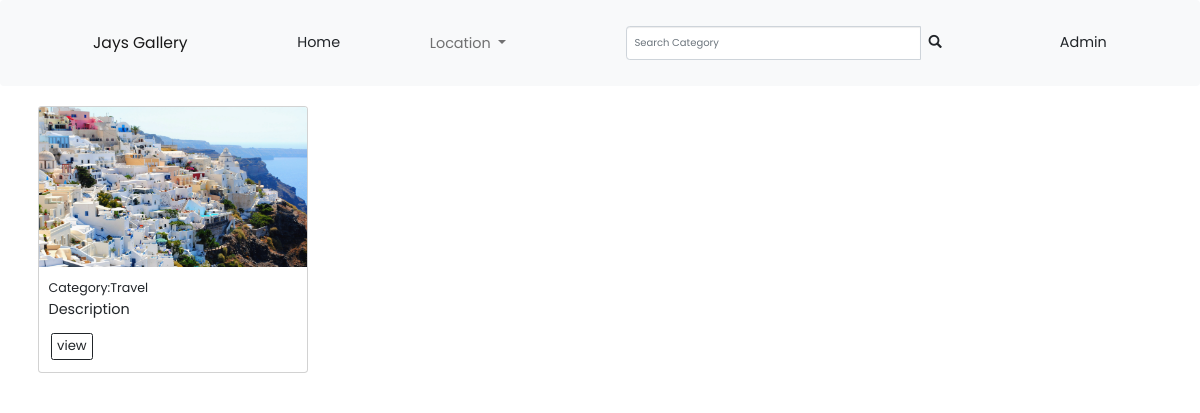
Screenshot of /location/3 with the database file from the repository.
### photos/models.py (models this page shows, shortened)
class Photo(models.Model):
    name = models.CharField(max_length =30,null=True)
    category=models.ForeignKey(Category, on_delete=models.SET_NULL,null=True,blank=True)
    description=models.TextField(null=True)
    image = models.ImageField(default='DEFAULT VALUE')
    location = models.ForeignKey('Location',null=True,on_delete=models.CASCADE)
    @classmethod
    def filter_by_location(cls, location_id):
        images = Photo.objects.filter(location__id=location_id)
        return images

class Category(models.Model):
    name=models.CharField(max_length = 100, null=False,blank=False)

### photos/views.py (the view)
# urls.py: url(r'^location/(\d+)', views.get_location, name='get_location')
def get_location(request,location_id):
    photos=Photo.filter_by_location(location_id)
    return render (request,'photos/location.html',{'photos':photos})

### photos/templates/photos/location.html (shortened to what this page needs)
{%extends 'photos/base.html'%}
{% block content %}
<div class="container">
    <div class="row">
        {% for photo in photos %}
        <div class="col-md-3" >
          <div class="card"  style="margin-bottom: 1vw;">
            <img style="height: 20vh;" src="{{ photo.image.url}}" class="card-img-top" alt="...">
            <div class="card-body">
              <small>Category:{{photo.category.name}}</small>
              <p> Description </p>
              <a href="{% url 'photo' photo.id %}" class="btn btn-outline-dark btn-sm m-1">view</a>
            </div>
          </div>
        </div>
      {% endfor %}
       <div class="col-md-4"></div>
       <div class="col-md-4"></div>
       </div>
       {% endblock %}

### static/css/style.css (style rules this page uses)
body { font-family: 'Poppins', sans-serif; font-size: 1.2vw; }
.btn { font-family: 'Poppins', sans-serif; font-size: 1.1vw; }

### rows the page displays
Photo: image (picture), category.name "Travel"
